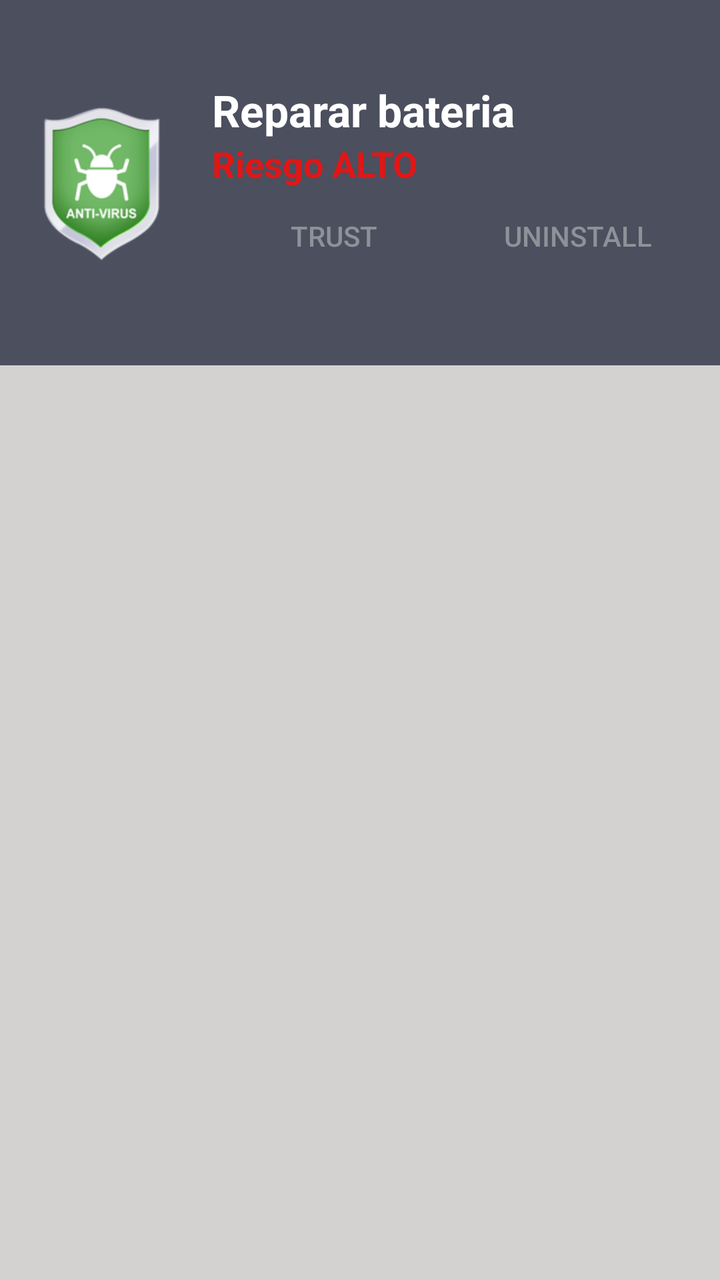
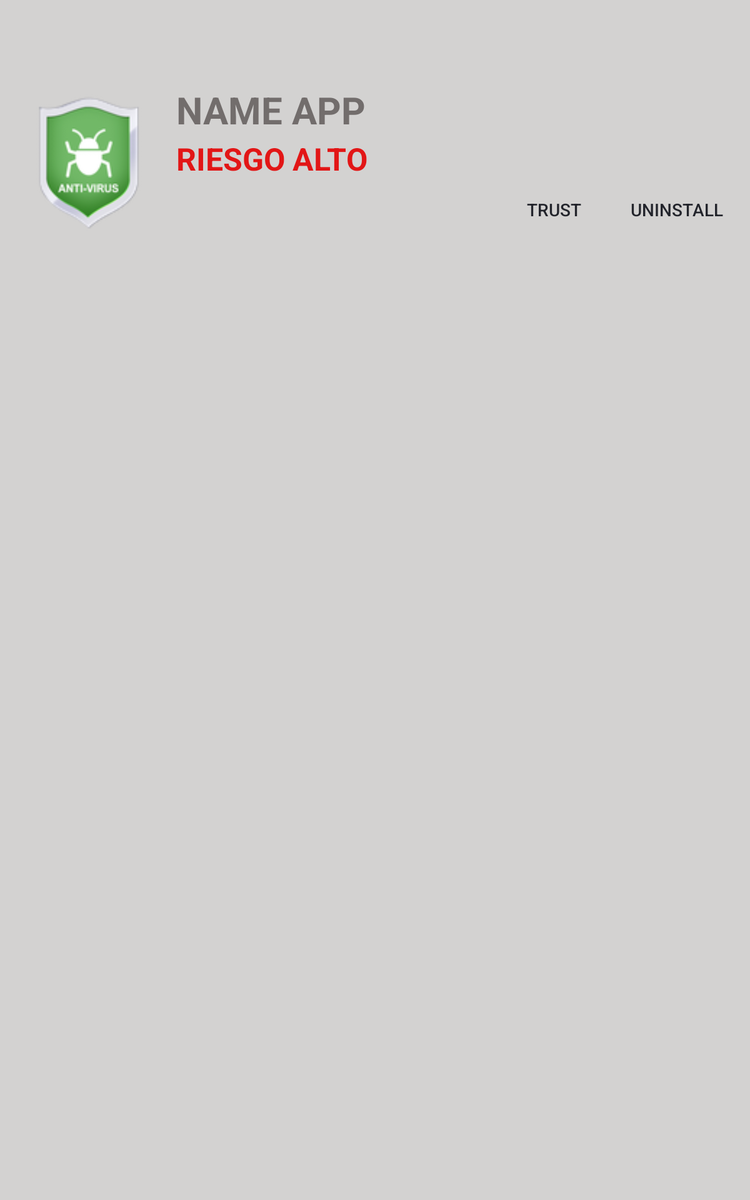

The same Android screen from two of the app's own layout files: first res/layout/ as a phone draws it, then the repository's variant for another configuration, drawn on a device whose configuration selects that folder. Both files follow.
<!-- AndroidManifest.xml: application theme CustomActionBarTheme -->
<!-- res/layout/app_info_fragment.xml -->
<?xml version="1.0" encoding="utf-8"?>
<LinearLayout xmlns:android="http://schemas.android.com/apk/res/android"
              xmlns:tools="http://schemas.android.com/tools"
              android:layout_width="match_parent"
              android:layout_height="match_parent"
              android:background="@color/SecondaryColor"
              android:orientation="vertical">

    <LinearLayout
        android:layout_width="match_parent"
        android:layout_height="0dp"
        android:orientation="horizontal"
        android:background="@color/color_BackgroundAnimationProgress"
        android:layout_weight="0.30"
        android:padding="@dimen/padding_app_info"
        android:layout_gravity="center_vertical">

        <ImageView
            android:id="@+id/iconGeneral"
            android:layout_width="0dp"
            android:layout_height="match_parent"
            android:layout_marginRight="15dp"
            android:src="@mipmap/ic_launcher"
            android:layout_weight="0.25"
            android:adjustViewBounds="false"/>

        <LinearLayout
            android:layout_width="0dp"
            android:layout_height="match_parent"
            android:layout_weight="0.75"
            android:orientation="vertical"
            android:gravity="center_vertical">

            <RelativeLayout
                android:layout_width="wrap_content"
                android:layout_height="wrap_content">
                <TextView
                    android:id="@+id/titleApp"
                    android:layout_width="match_parent"
                    android:layout_height="wrap_content"
                    android:ellipsize="end"
                    android:maxLines="1"
                    android:singleLine="true"
                    android:textColor="#ffffff"
                    android:textSize="@dimen/title_app_info"
                    android:textStyle="bold"
                    android:text="Reparar bateria"
                    android:layout_alignParentLeft="true"/>

                <TextView
                    android:id="@+id/warningLevel"
                    android:layout_width="wrap_content"
                    android:layout_height="wrap_content"
                    android:singleLine="true"
                    android:textColor="#e21616"
                    android:textSize="@dimen/riskType_app_info"
                    android:textStyle="bold"
                    android:text="Riesgo ALTO"
                    android:layout_alignParentLeft="true"
                    android:layout_below="@id/titleApp"/>

                <LinearLayout
                    android:orientation="horizontal"
                    android:layout_width="match_parent"
                    android:layout_height="wrap_content"
                    android:gravity="end"
                    android:id ="@+id/buttonsAppContainer"
                    android:visibility="visible"
                    android:layout_below="@id/warningLevel">

                    <Button
                        android:layout_width="0dp"
                        android:layout_height="wrap_content"
                        android:layout_weight="1"
                        android:text="@string/trust"
                        android:id="@+id/buttonTrust"
                        android:layout_gravity="right"
                        android:background="#00ffffff"
                        android:textColor="#8C9398"
                        android:textSize="@dimen/button_trust_font_size"/>

                    <Button
                        android:layout_width="0dp"
                        android:layout_height="wrap_content"
                        android:layout_weight="1"
                        android:text="@string/uninstall"
                        android:id="@+id/buttonUninstall"
                        android:layout_gravity="right"
                        android:background="#00ffffff"
                        android:textColor="#8C9398"
                        android:textSize="@dimen/button_trust_font_size"/>
                </LinearLayout>

                <LinearLayout
                    android:orientation="horizontal"
                    android:layout_width="match_parent"
                    android:layout_height="wrap_content"
                    android:layout_weight="0.5"
                    android:gravity="end"
                    android:id="@+id/buttonsConfigContainer"
                    android:visibility="gone"
                    android:layout_below="@id/warningLevel">

                    <Button
                        android:layout_width="0dp"
                        android:layout_height="wrap_content"
                        android:layout_weight="1"
                        android:text="@string/ignored_setting"
                        android:id="@+id/buttonIgnoreConfig"
                        android:layout_gravity="right"
                        android:background="#00ffffff"
                        android:textColor="#8C9398"
                        android:textSize="@dimen/button_trust_font_size"/>

                    <Button
                        android:layout_width="0dp"
                        android:layout_height="wrap_content"
                        android:layout_weight="1"
                        android:text="@string/open_setting"
                        android:id="@+id/buuttonOpenSettings"
                        android:layout_gravity="right"
                        android:background="#00ffffff"
                        android:textColor="#8C9398"
                        android:textSize="@dimen/button_trust_font_size"
                        />
                </LinearLayout>

            </RelativeLayout>
        </LinearLayout>

    </LinearLayout>

    <ListView
        android:layout_width="match_parent"
        android:layout_height="0dp"
        android:id="@+id/listView"
        android:layout_weight="0.75"
        tools:listitem = "@layout/results_list_item"
        android:padding="@dimen/padding_app_info"
        android:nestedScrollingEnabled="false"
        android:scrollbars="none"/>

</LinearLayout>
<!-- resources referenced by this layout -->
<resources>
  <color name="SecondaryColor">#D3D2D1</color>
  <color name="color_BackgroundAnimationProgress">#4B4F5E</color>
  <dimen name="button_trust_font_size">14dp</dimen>
  <dimen name="padding_app_info">10dp</dimen>
  <dimen name="riskType_app_info">18dp</dimen>
  <dimen name="title_app_info">22dp</dimen>
  <!-- mipmap ic_launcher: png bitmap (mipmap-hdpi, 7173 bytes) -->
  <string name="ignored_setting">Ignore setting</string>
  <string name="open_setting">Open settings</string>
  <string name="trust">Trust</string>
  <string name="uninstall">Uninstall</string>
  <style name="CustomActionBarTheme" parent="@style/Theme.AppCompat.Light.DarkActionBar">
  
          <item name="android:actionBarStyle">@style/MyActionBar</item>
  
          <item name="android:actionBarTabTextStyle">@style/MyActionBarTabText</item>
  
          <item name="android:actionMenuTextColor">@color/actionbar_text</item>
  
  
  
          
  
          <item name="actionBarStyle">@style/MyActionBar</item>
  
          <item name="actionBarTabTextStyle">@style/MyActionBarTabText</item>
  
          <item name="actionMenuTextColor">@color/actionbar_text</item>
  
      </style>
  <style name="MyActionBar" parent="@style/Widget.AppCompat.Light.ActionBar.Solid.Inverse">
  
          <item name="android:background">@color/actionbar_background</item>
  
          <item name="android:titleTextStyle">@style/MyActionBarTitleText</item>
  
  
  
          
  
          <item name="background">@color/actionbar_background</item>
  
          <item name="titleTextStyle">@style/MyActionBarTitleText</item>
  
      </style>
  <style name="MyActionBarTabText" parent="@style/Widget.AppCompat.ActionBar.TabText">
  
          <item name="android:textColor">@color/actionbar_text</item>
  
      </style>
  <color name="actionbar_text">#ffffff</color>
  <color name="actionbar_background">#22242B</color>
  <style name="MyActionBarTitleText" parent="@style/TextAppearance.AppCompat.Widget.ActionBar.Title">
  
          <item name="android:textColor">@color/actionbar_text</item>
  
      </style>
</resources>
<!-- res/layout-large/app_info_fragment.xml (the repository's variant of the layout above) -->
<!-- drawn on a 7-inch tablet held upright -->
<?xml version="1.0" encoding="utf-8"?>
<LinearLayout xmlns:android="http://schemas.android.com/apk/res/android"
              android:layout_width="match_parent"
              android:layout_height="match_parent"
              android:background="@color/SecondaryColor"
              android:orientation="vertical">

    <LinearLayout
        android:layout_width="match_parent"
        android:layout_height="wrap_content"
        android:orientation="horizontal"
        android:background="@color/SecondaryColor"
        android:layout_weight="0.15"
        android:padding="15dp">

        <ImageView
            android:id="@+id/iconGeneral"
            android:layout_width="0dp"
            android:layout_height="match_parent"
            android:layout_marginRight="15dp"
            android:src="@mipmap/ic_launcher"
            android:layout_weight="0.25"
            android:adjustViewBounds="false"/>

        <LinearLayout
            android:layout_width="0dp"
            android:layout_height="wrap_content"
            android:layout_weight="1"
            android:orientation="vertical"
            android:layout_gravity="center_vertical">

            <TextView
                android:id="@+id/titleApp"
                android:layout_width="wrap_content"
                android:layout_height="wrap_content"
                android:layout_marginBottom="2dp"
                android:ellipsize="end"
                android:maxLines="1"
                android:singleLine="true"
                android:textColor="@color/info_icon_bottom_text"
                android:textSize="30sp"
                android:textStyle="bold"
                android:text="NAME APP"
                android:layout_weight="0.5"/>

            <TextView
                android:id="@+id/warningLevel"
                android:layout_width="wrap_content"
                android:layout_height="wrap_content"
                android:singleLine="true"
                android:textColor="#e21616"
                android:textSize="25sp"
                android:textStyle="bold"
                android:text="RIESGO ALTO"
                android:layout_weight="0.5"/>

            <LinearLayout
                android:orientation="horizontal"
                android:layout_width="match_parent"
                android:layout_height="match_parent"
                android:layout_weight="1"
                android:gravity="end"
                >

                <Button
                    android:layout_width="wrap_content"
                    android:layout_height="wrap_content"
                    android:text="@string/trust"
                    android:id="@+id/buttonTrust"
                    android:layout_gravity="right"
                    android:background="#00ffffff"
                    android:textColor="@color/PrimaryColor"
                    android:layout_marginRight="10dp"/>

                <Button
                    android:layout_width="wrap_content"
                    android:layout_height="wrap_content"
                    android:text="@string/uninstall"
                    android:id="@+id/buttonUninstall"
                    android:layout_gravity="right"
                    android:background="#00ffffff"
                    android:textColor="@color/PrimaryColor"/>
            </LinearLayout>

        </LinearLayout>

    </LinearLayout>

    <ListView
        android:layout_width="match_parent"
        android:layout_height="wrap_content"
        android:id="@+id/listView"
        android:layout_weight="1"/>

</LinearLayout>
<!-- resources referenced by the variant -->
<!-- as a 7-inch tablet held upright resolves them -->
<resources>
  <color name="PrimaryColor">#22242B</color>
  <color name="SecondaryColor">#D3D2D1</color>
  <color name="info_icon_bottom_text">#726D6C</color>
  <!-- mipmap ic_launcher: png bitmap (mipmap-hdpi, 7173 bytes) -->
  <string name="trust">Trust</string>
  <string name="uninstall">Uninstall</string>
  <style name="CustomActionBarTheme" parent="@style/Theme.AppCompat.Light.DarkActionBar">
  
          <item name="android:actionBarStyle">@style/MyActionBar</item>
  
          <item name="android:actionBarTabTextStyle">@style/MyActionBarTabText</item>
  
          <item name="android:actionMenuTextColor">@color/actionbar_text</item>
  
  
  
          
  
          <item name="actionBarStyle">@style/MyActionBar</item>
  
          <item name="actionBarTabTextStyle">@style/MyActionBarTabText</item>
  
          <item name="actionMenuTextColor">@color/actionbar_text</item>
  
      </style>
  <style name="MyActionBar" parent="@style/Widget.AppCompat.Light.ActionBar.Solid.Inverse">
  
          <item name="android:background">@color/actionbar_background</item>
  
          <item name="android:titleTextStyle">@style/MyActionBarTitleText</item>
  
  
  
          
  
          <item name="background">@color/actionbar_background</item>
  
          <item name="titleTextStyle">@style/MyActionBarTitleText</item>
  
      </style>
  <style name="MyActionBarTabText" parent="@style/Widget.AppCompat.ActionBar.TabText">
  
          <item name="android:textColor">@color/actionbar_text</item>
  
      </style>
  <color name="actionbar_text">#ffffff</color>
  <color name="actionbar_background">#22242B</color>
  <style name="MyActionBarTitleText" parent="@style/TextAppearance.AppCompat.Widget.ActionBar.Title">
  
          <item name="android:textColor">@color/actionbar_text</item>
  
      </style>
</resources>
